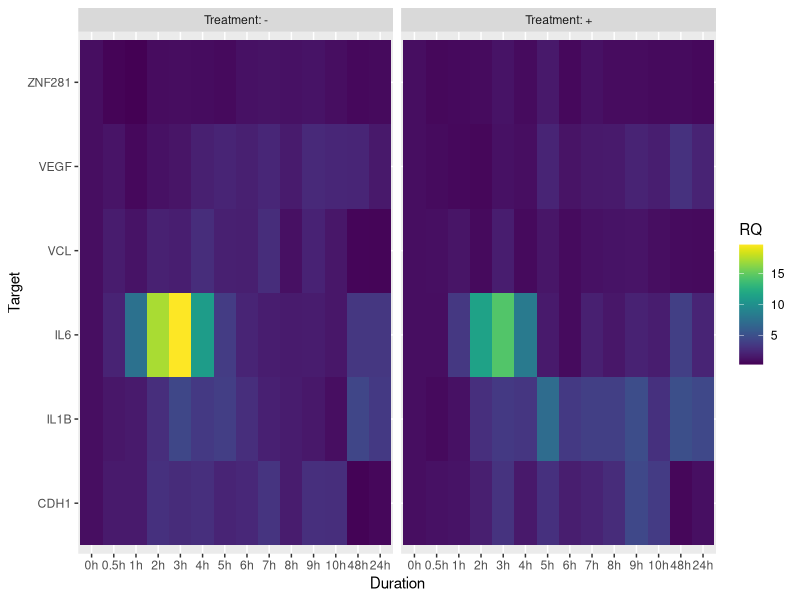
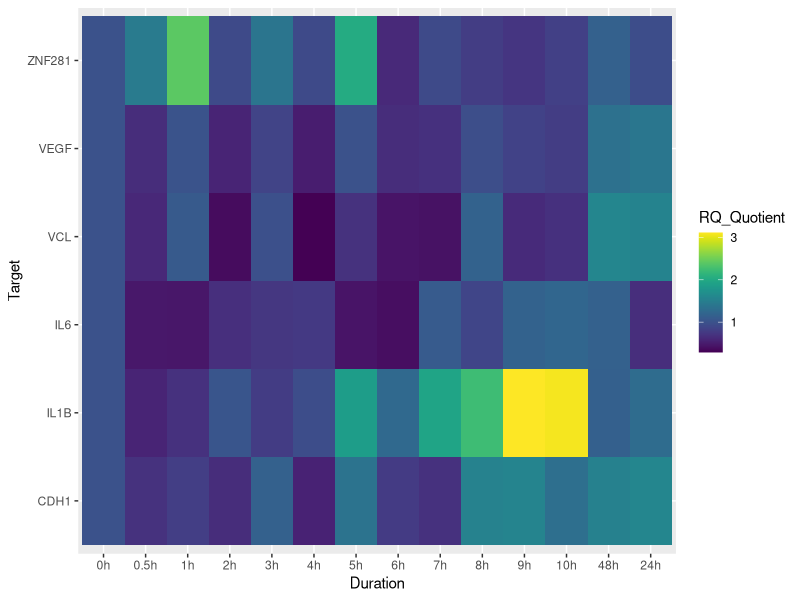
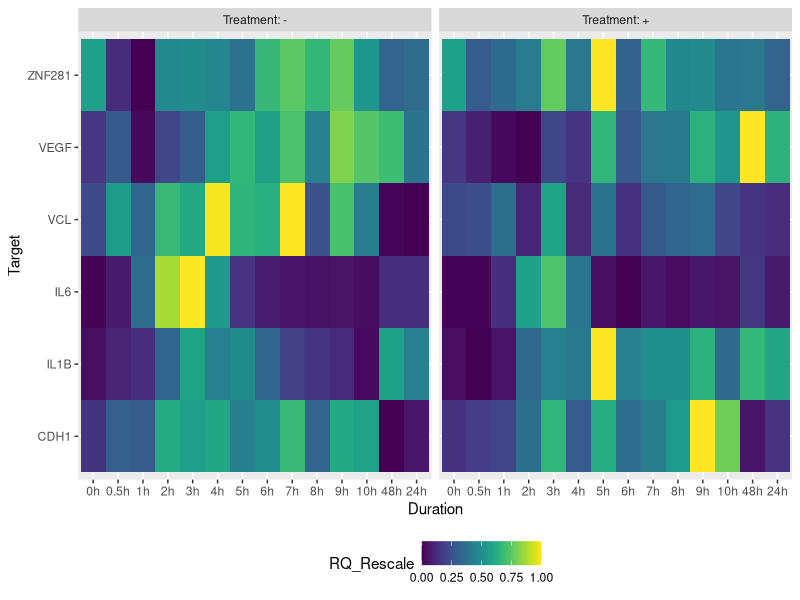

These charts were generated, in order, by the following R code:
## ---- chunk 1
knitr::opts_chunk$set(echo = TRUE, collapse = TRUE, message = FALSE, warning = FALSE, fig.height = 3)
## ---- chunk 2
library(readr)
library(dplyr)

qPCR <- read_csv("./qPCR_Processed.csv") %>%
  mutate_at(vars(Duration, Treatment, Target), funs(factor(., levels = unique(.))))

head(qPCR)
## ---- chunk 3
library(ggplot2)

ggplot(qPCR, aes(Duration, Target, fill = RQ)) +
  geom_tile() +
  facet_wrap(~ Treatment, ncol = 2, labeller = label_both) +
  viridis::scale_fill_viridis()
## ---- chunk 4
qPCR <- qPCR %>%
  group_by(Target, Duration) %>%
  mutate(RQ_Quotient = RQ[Treatment == "+"] / RQ[Treatment == "-"])

ggplot(qPCR, aes(Duration, Target, fill = RQ_Quotient)) +
  geom_tile() +
  viridis::scale_fill_viridis()
## ---- chunk 5
qPCR <- qPCR %>%
  group_by(Target) %>%
  mutate(RQ_Rescale = scales::rescale(RQ)) %>%
  ungroup()

ggplot(qPCR, aes(Duration, Target, fill = RQ_Rescale)) +
  geom_tile() +
  facet_wrap(~ Treatment, ncol = 2, labeller = label_both) +
  viridis::scale_fill_viridis() +
  theme(legend.position = "bottom")
